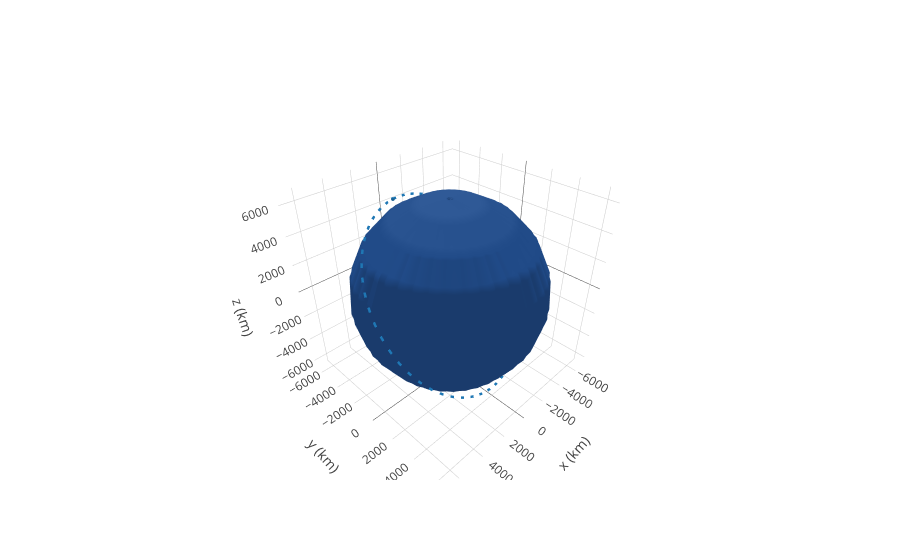

Notebook cell for this chart:
### Code cell
frame = OrbitPlotter3D()

#frame.plot(molniya)
frame.plot(iss)

frame.show()
